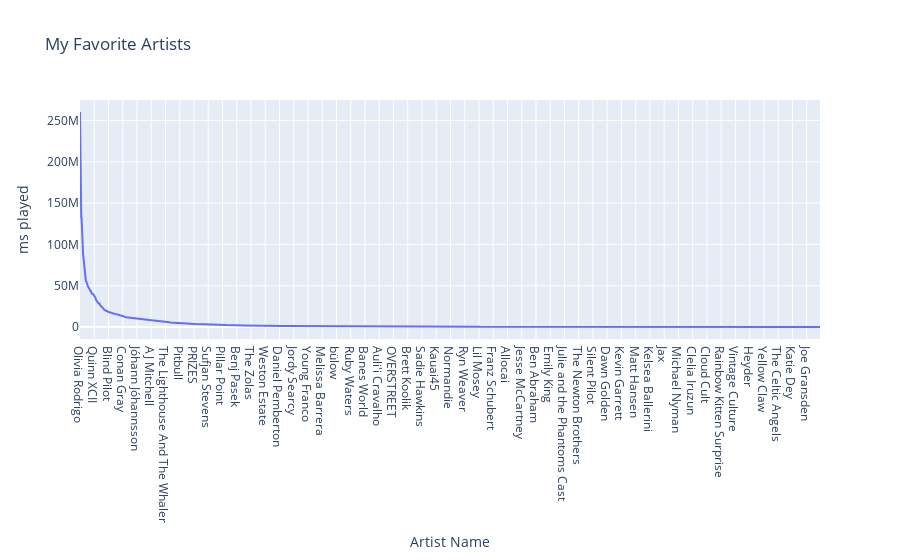

The code cell stored with this chart in its notebook:
### Markdown cell above
Let's take a look at these on a plot. It appears that the difference between songs that I really enjoy and those that fit into the "general" category is striking; there's a sharp curve for both of these graphs.

### Code cell
plot(favorite_artists.index,favorite_artists['msPlayed'], title="My Favorite Artists", xaxis='Artist Name', yaxis='ms played')

### Figure 1 — Plotly figure (JSON) as saved in the notebook; plotly's stock layout.template omitted (floating-point values rounded to 4 significant figures; data arrays with more than 128 entries replaced by an {"elided": "..."} marker saying what was removed)
{"data": [{"line": {"shape": "linear"}, "type": "scatter", "x": {"elided": "2390 str values"}, "y": {"elided": "2390 int values"}}], "layout": {"font": {"size": 12}, "title": {"text": "My Favorite Artists"}, "xaxis": {"title": {"text": "Artist Name"}}, "yaxis": {"title": {"text": "ms played"}}}}
